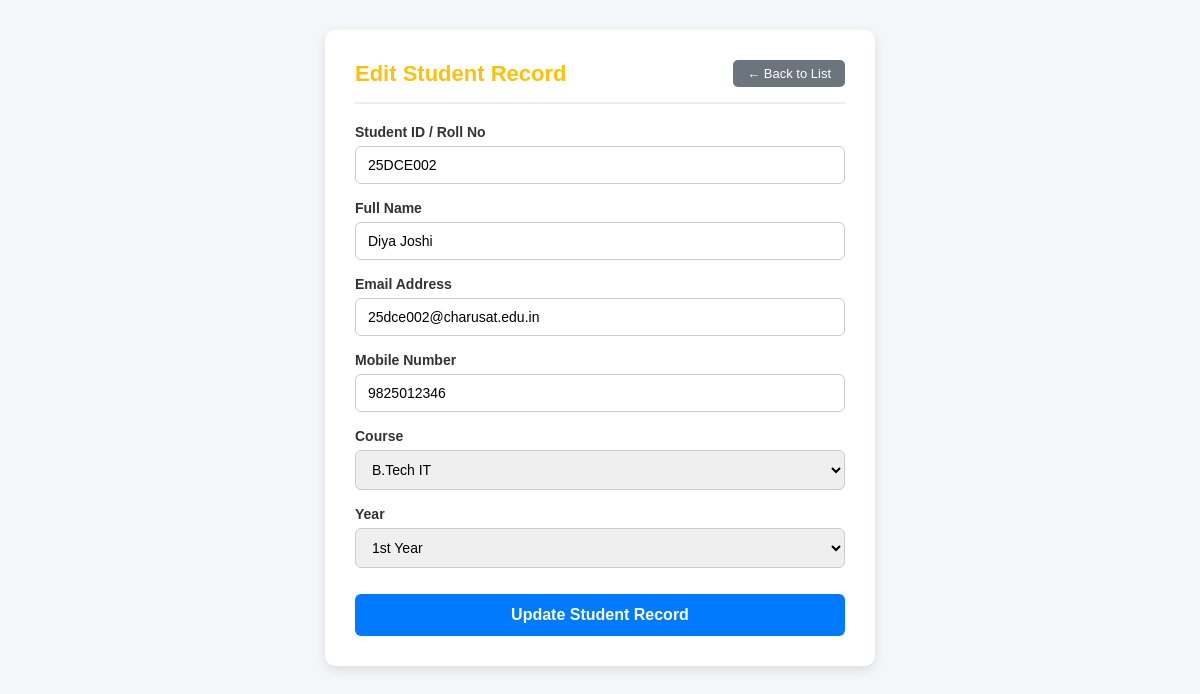
The page /edit_student.php?id=3 on the database its author committed.
### tables this page shows
CREATE TABLE IF NOT EXISTS students (
    id INT AUTO_INCREMENT PRIMARY KEY,
    student_id VARCHAR(20) NOT NULL UNIQUE,
    name VARCHAR(100) NOT NULL,
    email VARCHAR(100) NOT NULL UNIQUE,
    mobile VARCHAR(15) NOT NULL,
    course VARCHAR(50) NOT NULL,
    year INT NOT NULL,
    created_at TIMESTAMP DEFAULT CURRENT_TIMESTAMP
);

### edit_student.php (the view, shortened to what this page needs)
<?php
require_once __DIR__ . "/db.php";
$id = isset($_GET["id"]) ? intval($_GET["id"]) : 0;
$stmt = mysqli_prepare($conn, "SELECT * FROM students WHERE id = ? LIMIT 1");
mysqli_stmt_bind_param($stmt, "i", $id);
mysqli_stmt_execute($stmt);
$result = mysqli_stmt_get_result($stmt);
$student = mysqli_fetch_assoc($result);
?>
<!DOCTYPE html>
<html lang="en">
<head>
</head>
<body>
<div class="container">
    <div class="header">
        <h1>Edit Student Record</h1>
        <a href="index.php" class="btn-back">&larr; Back to List</a>
    </div>
    <form method="POST" action="edit_student.php?id=<?php echo $id; ?>">
        <div class="form-group">
            <label for="student_id">Student ID / Roll No</label>
            <input type="text" id="student_id" name="student_id" value="<?php echo htmlspecialchars($student['student_id']); ?>" required>
        </div>
        <div class="form-group">
            <label for="name">Full Name</label>
            <input type="text" id="name" name="name" value="<?php echo htmlspecialchars($student['name']); ?>" required>
        </div>
        <div class="form-group">
            <label for="email">Email Address</label>
            <input type="email" id="email" name="email" value="<?php echo htmlspecialchars($student['email']); ?>" required>
        </div>
        <div class="form-group">
            <label for="mobile">Mobile Number</label>
            <input type="tel" id="mobile" name="mobile" value="<?php echo htmlspecialchars($student['mobile']); ?>" required>
        </div>
        <div class="form-group">
            <label for="course">Course</label>
            <select id="course" name="course" required>
                <option value="B.Tech IT" <?php echo $student['course'] === 'B.Tech IT' ? 'selected' : ''; ?>>B.Tech IT</option>
            </select>
        </div>
        <div class="form-group">
            <label for="year">Year</label>
            <select id="year" name="year" required>
                <option value="1" <?php echo $student['year'] == 1 ? 'selected' : ''; ?>>1st Year</option>
            </select>
        </div>
        <button type="submit">Update Student Record</button>
    </form>
</div>
</body>
</html>

### edit_student.php (style rules this page uses)
* { margin: 0; padding: 0; box-sizing: border-box; font-family: Arial, sans-serif; }
body { background-color: #f4f6f9; padding: 30px 15px; }
.container { max-width: 550px; margin: 0 auto; background: #ffffff; padding: 30px; border-radius: 10px; box-shadow: 0 4px 12px rgba(0,0,0,0.1); }
.header { display: flex; justify-content: space-between; align-items: center; border-bottom: 2px solid #eee; padding-bottom: 15px; margin-bottom: 20px; }
.header h1 { color: #ffc107; font-size: 22px; }
.btn-back { padding: 6px 14px; background: #6c757d; color: white; text-decoration: none; border-radius: 5px; font-size: 13px; }
.form-group { margin-bottom: 16px; }
label { display: block; margin-bottom: 6px; font-weight: bold; font-size: 14px; color: #333; }
input, select { width: 100%; padding: 10px 12px; border: 1px solid #ccc; border-radius: 6px; font-size: 14px; outline: none; }
button[type="submit"] { width: 100%; padding: 12px; background-color: #007bff; color: white; border: none; border-radius: 6px; font-size: 16px; font-weight: bold; cursor: pointer; margin-top: 10px; }

### rows shown on the page
students: student_id "25DCE002", name "Diya Joshi", email "25dce002@charusat.edu.in", mobile "9825012346", course "B.Tech IT", year "1st Year"
